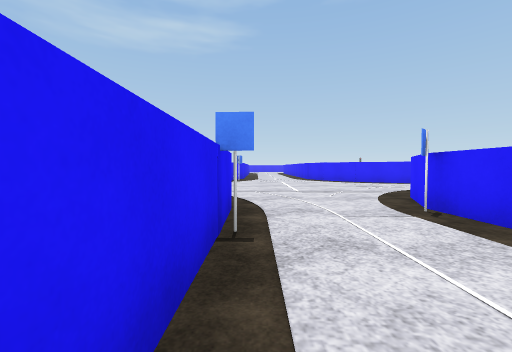
[1] (above)

24 first-person views from a walk through a robot-simulator world made for Webots. The camera is 1.2 m above the floor, tilts 2° down and sees 90° across. The floor is counted in squares, 2 m on a side. Each view is taken from the middle of a square. On the plan, view 1 faces up. The plan holds only what a view shows up to about 9 squares ahead; the rest is blank. The place goes on beyond the plan. The robots in the file are not drawn. Webots' stock objects and surfaces are drawn as simple stand-ins.

[2]
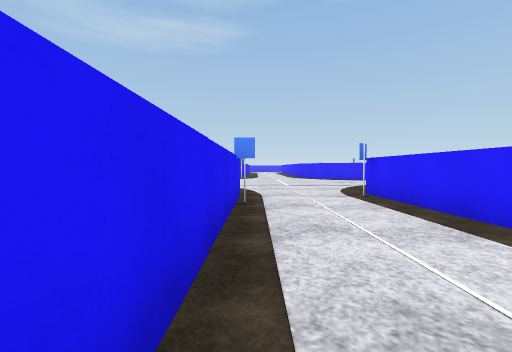

[3]
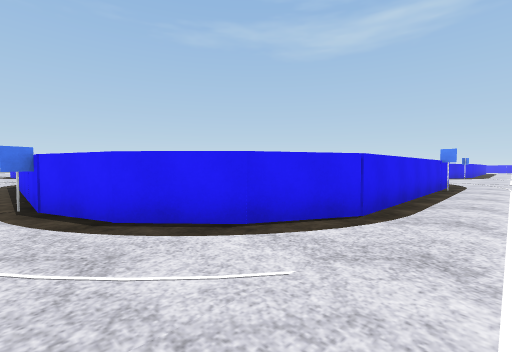

[4]
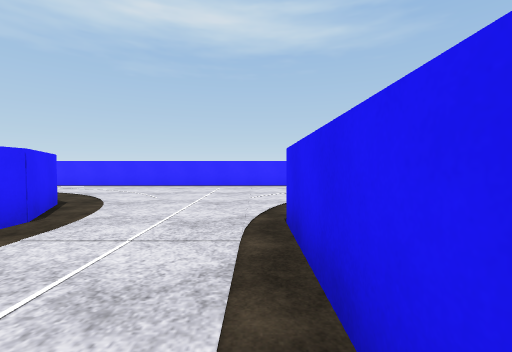

[5]
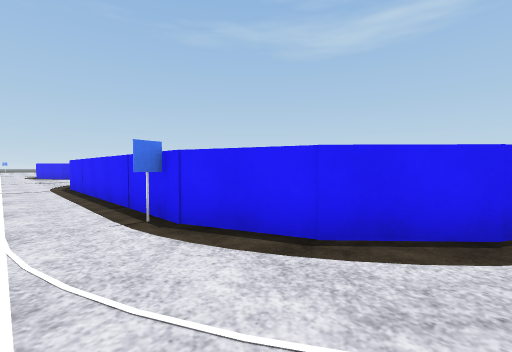

[6]
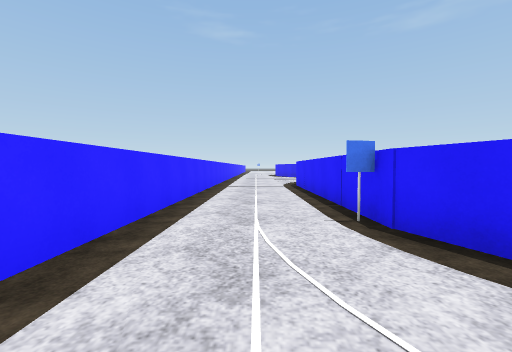

[7]
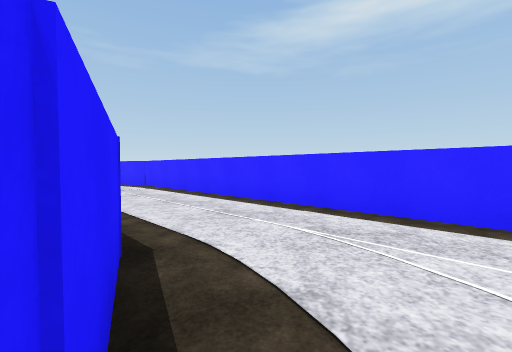

[8]
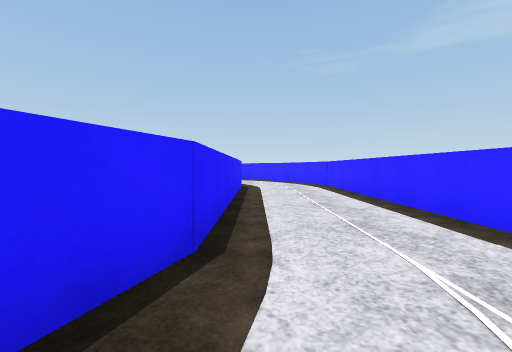

[9]
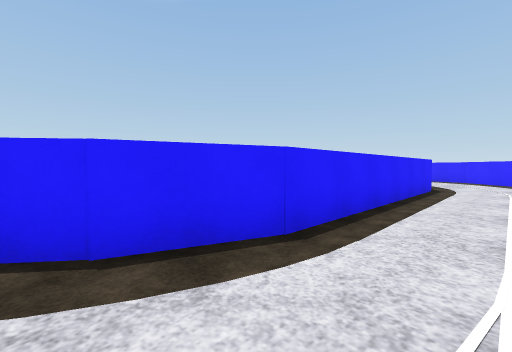

[10]
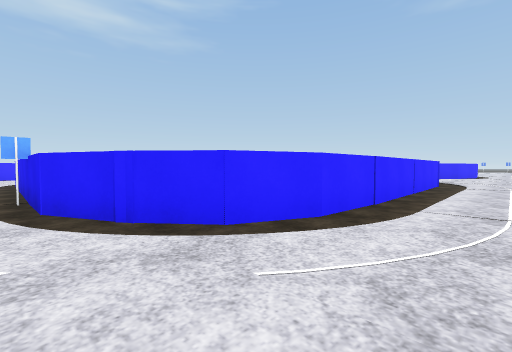

[11]
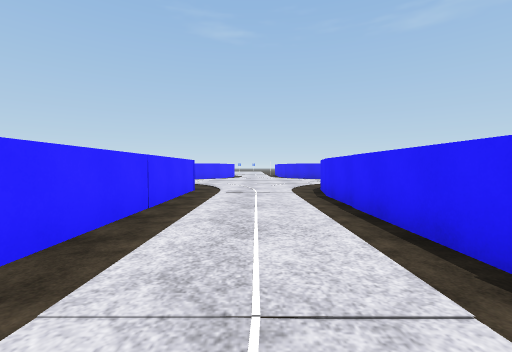

[12]
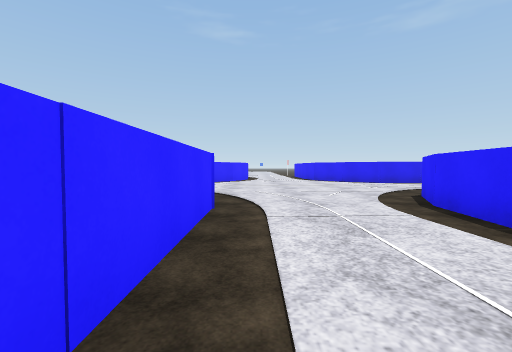

[13]
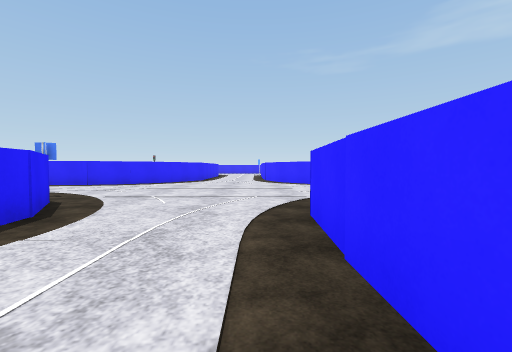

[14]
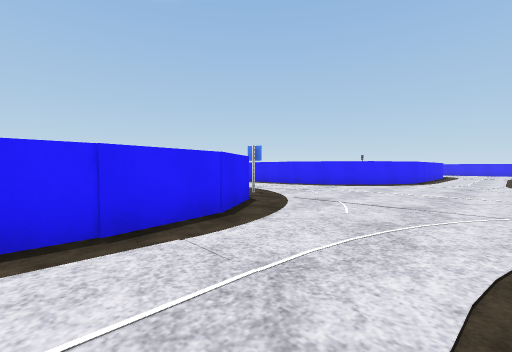

[15]
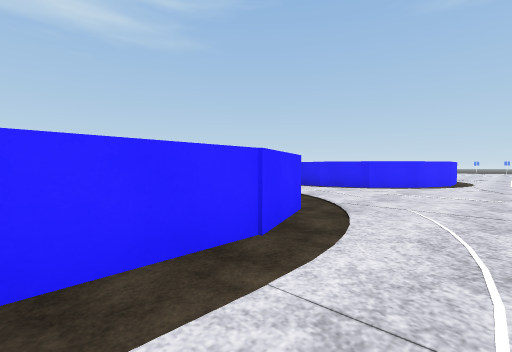

[16]
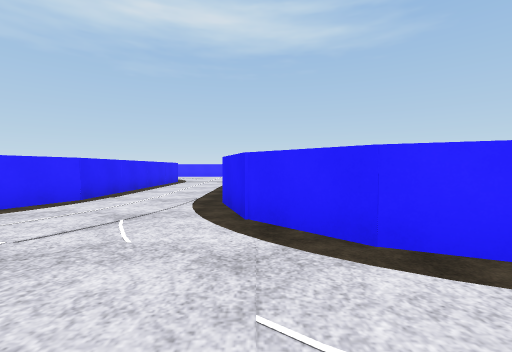

[17]
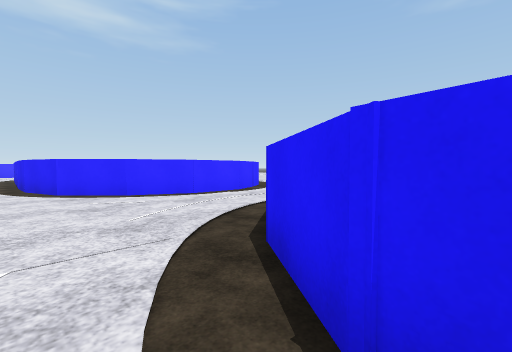

[18]
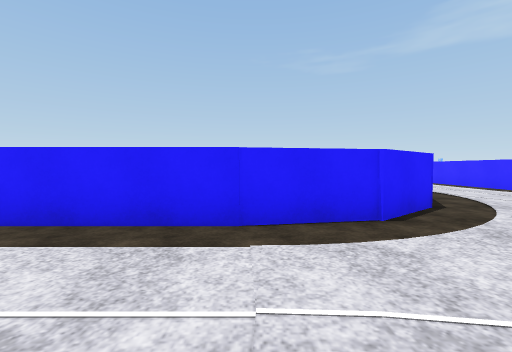

[19]
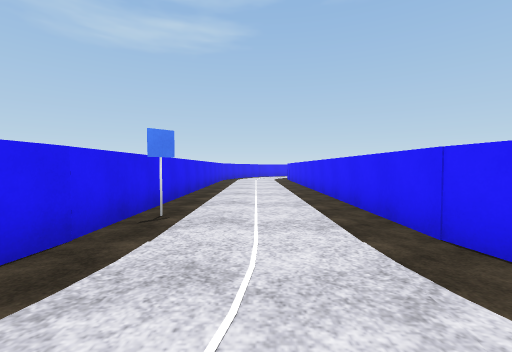

[20]
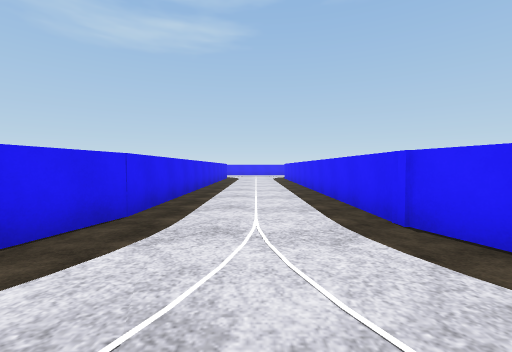

[21]
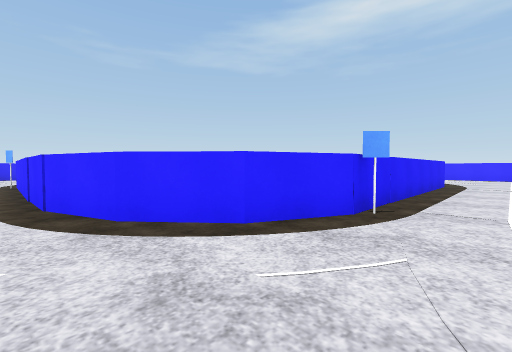

[22]
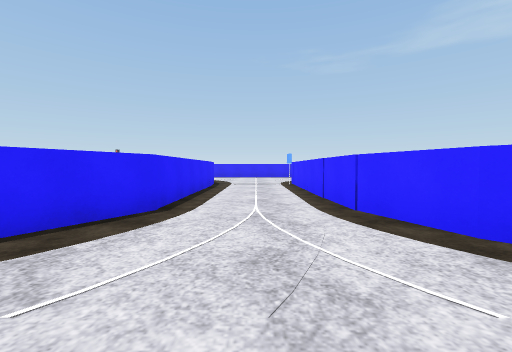

[23]
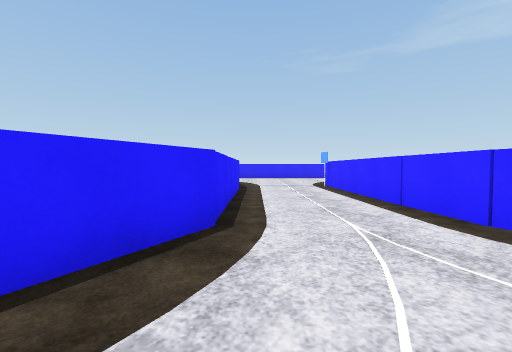

[24]
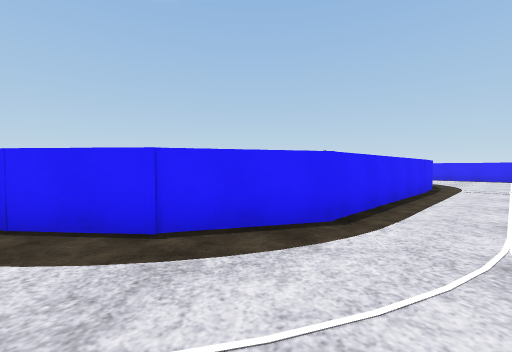

### Floor plan
Points are (right, up) in squares from view 1. A wall is a line through its corners. A room is listed if a view was taken in it or the views show most of it. See-through windows are left out.
Room 1 (views 1, 2, 3, 4, 5, 6, 7, 8, 9)
walls: (3.2, -4.1) (2.5, -2.8) (2.5, 3.7); (-4.6, -5.6) (-9.6, -5.6); (-1.1, 5.2) (-0.3, 3.6) (-0.3, -2.7) (-1.1, -4.1) (-2.1, -5.1) (-3.4, -5.6); (-9.9, -8.4) (12.5, -8.4) (13.6, -7.9); (11.8, -5.6) (5.9, -5.6) (4.5, -5.1) (3.9, -4.7)
ways out: opening at (0.5, 4.5) to room 2; opening at (-11.5, -6.5)
objects: road sign (-4, -6); road sign (0, 2); road sign (2, 3)
Room 2 (views 10, 11, 12, 13, 14, 15, 16, 17, 18, 19, 20, 21, 22, 23, 24)
walls: (-4.4, 9.5) (-8.5, 9.5) (-10.1, 9.8); (-9.9, 9.7) (-11.2, 10.4) (-12.1, 11.5) (-12.4, 13.2); (-3, 6.4) (-1.7, 5.9) (-0.9, 4.8); (-11.2, 5.8) (-9.8, 6.4) (-2.7, 6.4); (-1.7, 10.5) (-2.9, 9.7) (-4.5, 9.4); (-12.4, 13.1) (-12.4, 16.5); (-0.6, 13.3) (-0.9, 11.9); (-12.7, 3.2) (-12.2, 4.3); (-15.6, 13.3) (-15.7, 11.7) (-16.6, 10.6); (-0.6, 16.5) (-0.6, 13.1); (2.5, 12.6) (2.5, 16.5); (2.5, 3.7) (3.1, 5.1) (4.2, 6.1) (5.6, 6.5) (10.4, 6.6); (-15.6, 16.5) (-15.6, 13.1); (-20.8, 6.2) (-19.8, 6.6) (-18.3, 6.6) (-16.9, 6) (-15.9, 4.9) (-15.4, 3.5); (-21.4, 5.7) (-20.7, 6.2); (11.6, 9.5) (5.6, 9.5) (3.9, 10.4) (3, 11.5) (2.5, 12.9)
ways out: opening at (0.5, 4.5) to room 1; opening at (-14.5, 2.5)
objects: road sign (-15, 14); road sign (-1, 11)

Where each view was taken, in squares from view 1:
view 1: 0 up, 0 right, facing up
view 2: 2 down, 0 right, facing up
view 3: 6 down, 1 right, facing up-left
view 4: 0 up, 0 right, facing down
view 5: 7 down, 1 left, facing up-left
view 6: 7 down, 1 left, facing left
view 7: 5 down, 4 right, facing down-right
view 8: 6 down, 4 right, facing right
view 9: 7 down, 4 right, facing up-right
view 10: 8 up, 0 right, facing down-left
view 11: 8 up, 3 left, facing left
view 12: 7 up, 6 left, facing left
view 13: 7 up, 6 left, facing right
view 14: 7 up, 5 left, facing up-right
view 15: 8 up, 8 left, facing down-left
view 16: 8 up, 16 left, facing down
view 17: 12 up, 15 left, facing down-left
view 18: 13 up, 15 left, facing right
view 19: 11 up, 14 left, facing up
view 20: 10 up, 1 right, facing up
view 21: 7 up, 1 right, facing down-right
view 22: 8 up, 2 right, facing right
view 23: 9 up, 3 right, facing right
view 24: 8 up, 3 right, facing up-right
